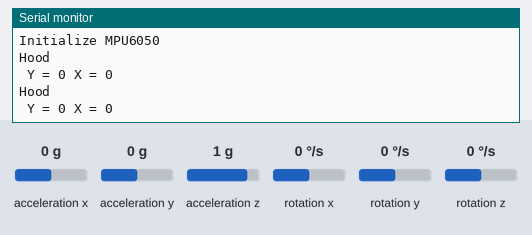
A sketch run on a simulated Arduino Nano, built with avr-gcc and run on an emulated ATmega328P. Shown: the last lines printed to the serial monitor. The inputs (shaded band) are chosen by the test bench; at power-on: acceleration z 1 g, acceleration x 0 g, acceleration y 0 g, rotation x 0 °/s, rotation y 0 °/s, rotation z 0 °/s. No radio packets arrive unless stated.

Above: at 1.8 s.
1.9 s: acceleration z set to -1.4 g
At 3.0 s:
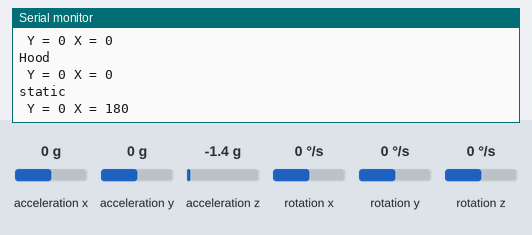
4.6 s: acceleration x set to -1.4 g
At 6.2 s:
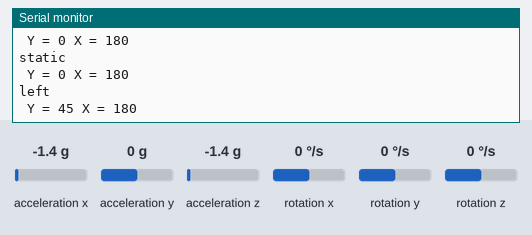
7.8 s: acceleration y set to -1.4 g
At 9.1 s:
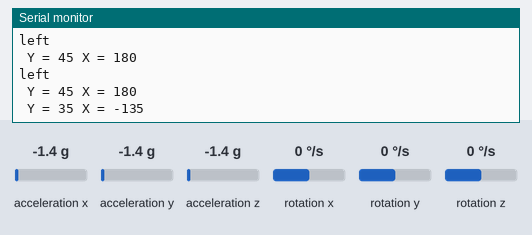
9.3 s: acceleration x set to 0 g
At 10.4 s:
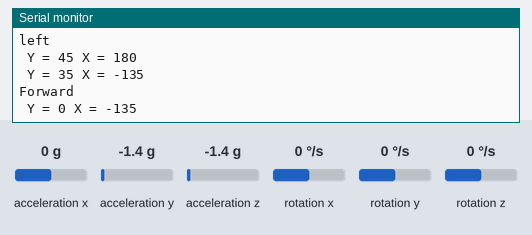
12.0 s: acceleration y set to 0.8 g
At 13.6 s:
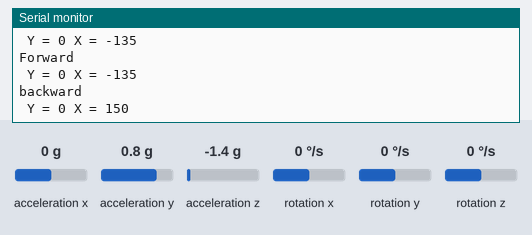
Timing chart, 0 to 15.1 s (numbered marks = the images above; inputs shaded):
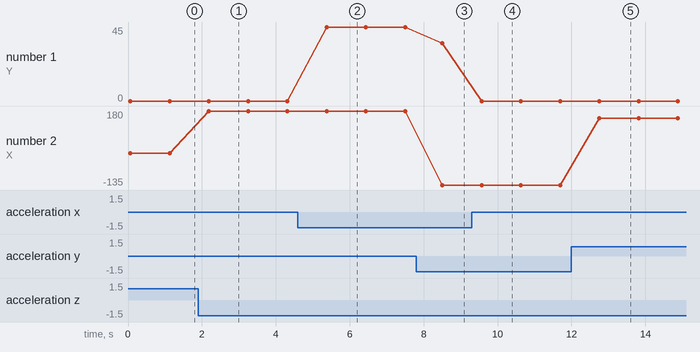

The sketch:

transmitter.ino
```cpp
/* This is an arduino program for the nano which is fitted inside the wrist band to transmit the gesture to the reciever to the bot.
 *  Author: Shashi Prakash (https://github.com/sspeedy99)
 *  Date : 13 March 2018.
 */
#include <Wire.h>
#include <MPU6050.h>
#include <VirtualWire.h>

MPU6050 mpu;

void setup()
{
  Serial.begin(115200);

  Serial.println("Initialize MPU6050");
  vw_setup(2000); //Bits per second
  while (!mpu.begin(MPU6050_SCALE_2000DPS, MPU6050_RANGE_2G))
  {
    Serial.println("Could not find a valid MPU6050 sensor, check wiring!");
    delay(500);
  }
}

void loop()
{
  // Read normalized values
  Vector normAccel = mpu.readNormalizeAccel();

  // Calculate Pitch & Roll
  int pitch = -(atan2(normAccel.XAxis, sqrt(normAccel.YAxis * normAccel.YAxis + normAccel.ZAxis * normAccel.ZAxis)) * 180.0) / M_PI;
  int roll = (atan2(normAccel.YAxis, normAccel.ZAxis) * 180.0) / M_PI;
  // Output
  if (pitch >= -10 && pitch <= 10 && roll >= -160 && roll <= -100) // Checking the Condition for front movement.
  {
    Serial.println("Forward");
    const char *msg0 = "aage";
    vw_send((uint8_t *)msg0, strlen(msg0)); // Sending the data to the reciever.
    vw_wait_tx();
  }
  else if (pitch >= -15 && pitch <= 10 && roll <= 160 && roll >= 100) // Checking the Condition for backward movement.
  {
    Serial.println("backward");
    const char *msg1 = "piche";
    vw_send((uint8_t *)msg1, strlen(msg1));
    vw_wait_tx();
  }
  else if (pitch > 10 && roll > 150) // Checking the Condition for left movement.
  {
    Serial.println("left");
    const char *msg2 = "baaye";
    vw_send((uint8_t *)msg2, strlen(msg2));
    vw_wait_tx();
  }
  else if (pitch < -10 && roll < -150) // Checking the Condition for Right movement.
  {
    Serial.println("right");
    const char *msg3 = "daaye";
    vw_send((uint8_t *)msg3, strlen(msg3));
    vw_wait_tx();
  }
  else if (pitch >= -10 && pitch <= 10 && (roll >= 160 || roll <= -160)) // Checking the Condition for static.
  {
    Serial.println("static");
    const char *msg4 = "static";
    vw_send((uint8_t *)msg4, strlen(msg4));
    vw_wait_tx();
  }
  else if (pitch >= -10 && pitch <= 10 && (roll >= -10 || roll <=30)) //The Pitch and Roll value of the gyro sensor is set on the ranges of -10 to +10(for pitch) and -10 to +10 (for Roll).
  {
    Serial.println("Hood");
    const char *msg4 = "Hood";
    vw_send((uint8_t *)msg4, strlen(msg4));
    vw_wait_tx();
  }
  Serial.print(" Y = ");
  Serial.print(pitch);
  Serial.print(" X = ");
  Serial.print(roll);

  Serial.println();

  delay(1000);
}
```

Measured:
- after the input at 1.9 s, the serial monitor: prints a new line after 0.23 s (image 1)
- after the input at 4.6 s, the serial monitor: prints a new line after 0.72 s (image 2)
- after the input at 7.8 s, the serial monitor: prints a new line after 0.70 s (image 3)
- after the input at 9.3 s, the serial monitor: prints a new line after 0.21 s (image 4)
- after the input at 12.0 s, the serial monitor: prints a new line after 0.69 s (image 5)
- plotted number 1: 0 → 45 after the input at 4.6 s, 45 → 35 after the input at 7.8 s, 35 → 0 after the input at 9.3 s
- plotted number 2: 0 → 180 after the input at 1.9 s, 180 → -135 after the input at 7.8 s, -135 → 150 after the input at 12.0 s
